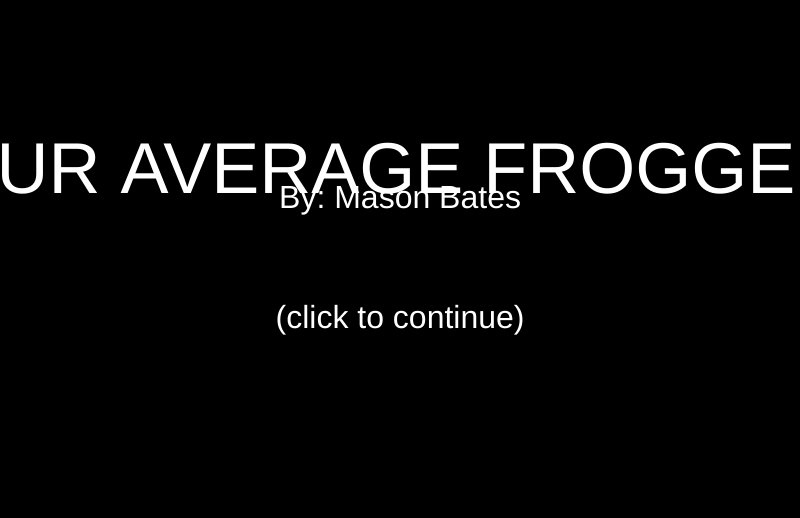
Frame 1 (no input)
Frame 60 (no input): identical to frame 1, image omitted
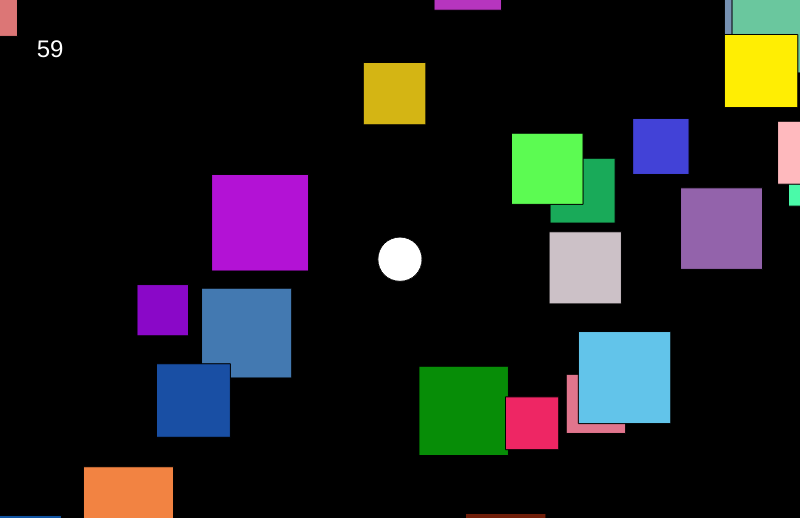
Frame 120 (the mouse pressed at the canvas centre since frame 60)

The p5.js sketch that drew these frames (run headless with seeded random() and noise() and a simulated clock; from frame 60 on, the mouse is pressed at the canvas centre):

// p5.js sketch
// ── sketch.js
var cars = [];
var player;
var currentScene = 0;
var timer = 0;
var isGameSet = false;

function setup() {
  // put setup code here
  rectMode("center");
  createCanvas(displayWidth,displayHeight*.864);

}



function draw(){
  background("black");

  switch (currentScene) {
    case 0:
      buildText("NOT YOUR AVERAGE FROGGER GAME", "By: Mason Bates \n\n\n (click to continue)");

      if (mouseIsPressed) {
        startGame();
      }
      break;
    case 1:
      manageMovement();

      timer -= 1/60;

      fill("white");
      textSize(24);
      text("" + round(timer),50,50);
      if (cars.length == 0) {
        currentScene = "win";
      }
      else if (timer == 0) {
        currentScene = "lose"
      }
      break;
    case "win":
    buildText("YOU WON", "You are, without a doubt, the greatest gamer that there ever was or will be. truly, congratulations. \n\n\n (click to restart)");
      if (mouseIsPressed) {
        currentScene = 0;
        isGameSet = false;
      }
      break;

    case "lose":
      buildText("YOU LOST", "don't worry, not everyone has what it takes to be a frogger. don't ask me what that means though \n\n\n (click to restart)");
      if (mouseIsPressed) {
        currentScene = 0;
        isGameSet = false;
      }
      break;
  }
}

// Player Constructor
function Player(){
  this.position = createVector(width/2,height/2);
  this.size = 30;
  this.speed = 10;


  this.update = function(){
    fill("white");
    this.velocity = createVector(0,0);
    if (keyIsDown(LEFT_ARROW))
    {
      this.velocity.x = -1*this.speed;
    }
    else if (keyIsDown(RIGHT_ARROW))
    {
      this.velocity.x = 1*this.speed;
    }

    if (keyIsDown(UP_ARROW))
    {
      this.velocity.y = -1*this.speed;
    }
    else if (keyIsDown(DOWN_ARROW))
    {
      this.velocity.y = 1*this.speed;
    }
    this.position.x += this.velocity.x;
    this.position.y += this.velocity.y;

    if (this.position.x < 0 - this.size/2)  {this.position.x =width + this.size/2;}
    else if (this.position.x > width + this.size/2) {this.position.x = 0 -this.size/2;}
    else if (this.position.y < 0 - this.size/2) {this.position.y =height + this.size/2;}
    else if (this.position.y > height + this.size/2) {this.position.y = 0 -this.size/2;}

    circle(this.position.x,this.position.y,this.size);
  }
}

// Car Constructor
function Car(){
  this.accelerant = 0;
  this.color = createVector(random(255),random(255),random(255));

  this.size = random(50,100);
  this.position = createVector(random(5 + this.size/2, width - 5 -  this.size/2),random(5 + this.size/2, height - 5 -  this.size/2));
  this.velocity = createVector(random(-5,5),random(-5,5));


  this.update = function(){
    fill(this.color.x,this.color.y,this.color.z);
    this.position.x += this.velocity.x;
    this.position.y += this.velocity.y;

    if (this.position.x < 0 - this.size/2)  {this.position.x =width + this.size/2; this.velocity = createVector(random(-5-this.accelerant,5+this.accelerant),random(-5-this.accelerant,5+this.accelerant)); this.accelerant++;}
    else if (this.position.x > width + this.size/2) {this.position.x = 0 -this.size/2; this.velocity = createVector(random(-5-this.accelerant,5+this.accelerant),random(-5-this.accelerant,5+this.accelerant)); this.accelerant++;}
    else if (this.position.y < 0 - this.size/2) {this.position.y =height + this.size/2; this.velocity = createVector(random(-5-this.accelerant,5+this.accelerant),random(-5-this.accelerant,5+this.accelerant)); this.accelerant++;}
    else if (this.position.y > height + this.size/2) {this.position.y = 0 -this.size/2; this.velocity = createVector(random(-5-this.accelerant,5+this.accelerant),random(-5-this.accelerant,5+this.accelerant)); this.accelerant++;}
    if (this.accelerant >= 50 && random(100) >99) {
      this.accelerant = 0;
    }
    rect(this.position.x,this.position.y,this.size,this.size);
  }
}


// moves cars & Player
function manageMovement(){
  player.update();

  for (var i = 0; i < cars.length; i++) {
    cars[i].update();

    if (cars[i].position.dist(player.position) < player.size*.5 + (cars[i].size*.6)) {
      cars.splice(i,1);
      player.size += .6*cars.length;
      player.speed *= 19/20;
    }
  }
}

//builds a generic scene with a title and a subtitle
function buildText(textTitle,textMessage){
  fill("white");
  textSize(72);
  textAlign(CENTER, CENTER);
  text(textTitle,width/2,height/3);
  textSize(32);
  text(textMessage,width/2,height/2,width/2,height/2);
}

//builds everything and starts the game
function startGame(){
  for (var i = 0; i < 25; i++) {
    cars.push(new Car());
  }
  player = new Player();
  isGameSet = true;
  timer = 60;
  currentScene++;
}
/* LET'S PLAN
4. introduce a menu that you must click through to start the game
5. introduce a win if you destroy all the cars
6. create a win screen that you go to if you win
7. introduce a timer that if you don't catch all the boxes you will lose
8. create a lose screen

*/
